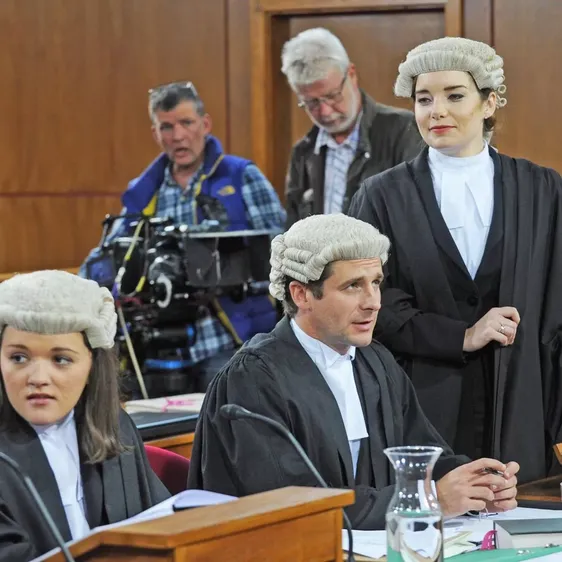
#> input picture 8. Computer Vision with Deep Learning/Chapter 8/b8_face_recognition_p1/data/DimOndGwir01.webp, 562 x 562 px, shrunk from 1200 x 1200 before the run; its folder holds 4 pictures in this run
$ jupyter execute --allow-errors ex0_haar_cascade.ipynb   (shell and % lines are left out)
#> lines starting #> are read from the running program, lines starting #| are printed output that depends on the picture
# Yêu cầu:
1. Sử dụng Haar Cascade Classifier để nhận diện gương mặt trong ảnh
2. Sử dụng các kỹ thuật để remove duplicated bounding boxes

[cell 1]
import cv2
#import matplotlib library
import matplotlib.pyplot as plt
#importing time library for speed comparisons of both classifiers
import time

[cell 2]
def convertToRGB(img):
    return cv2.cvtColor(img, cv2.COLOR_BGR2RGB)

[cell 3]
imgs = []
import os
for img in os.listdir('data'):
    imgs.append('data/'+img)

[cell 4]
import numpy as np

## Haar Cascade Classifier

[cell 5]
img = cv2.imread(imgs[1])
#> img is the input picture: shape (562, 562, 3); mean B, G, R 89.5, 97.2, 109.3
img = convertToRGB(img)
plt.imshow(img)
plt.show()

[cell 6]
gray_img = cv2.cvtColor(img, cv2.COLOR_RGB2GRAY)
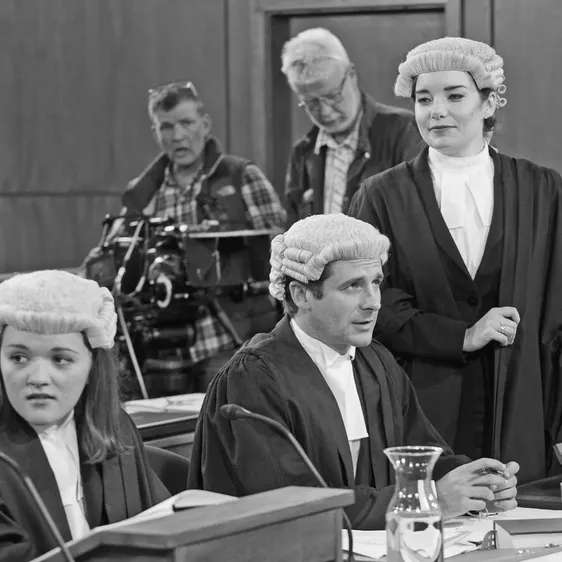
#> gray_img: shape (562, 562); min 0, max 255, mean 100
plt.imshow(gray_img,cmap='gray')
plt.show()

[cell 7]
gray_img.shape
#> Out = (562, 562)

[cell 8]
haar_cascade = cv2.CascadeClassifier('data/haarcascade_frontalface_default.xml')

[cell 9]
faces_rect = haar_cascade.detectMultiScale(gray_img, scaleFactor=1.1, minNeighbors=5)
#> faces_rect = [[149, 101, 62, 62], [325, 255, 80, 80], [400, 65, 82, 82]]

 Higher the values of the “minNeighbors”, less will be the number of false positives, and less error will be in terms of false detection of faces. However, there is a chance of missing some unclear face traces as well.

[cell 10]
faces_rect
#> Out has the same summary as faces_rect

[cell 11]
img.shape
#> Out = (562, 562, 3)

[cell 12]
for (x, y, w, h) in faces_rect:
    cv2.rectangle(img, (x, y), (x+w, y+h), (0, 255, 0), thickness=2)
#> this loop made 3 passes
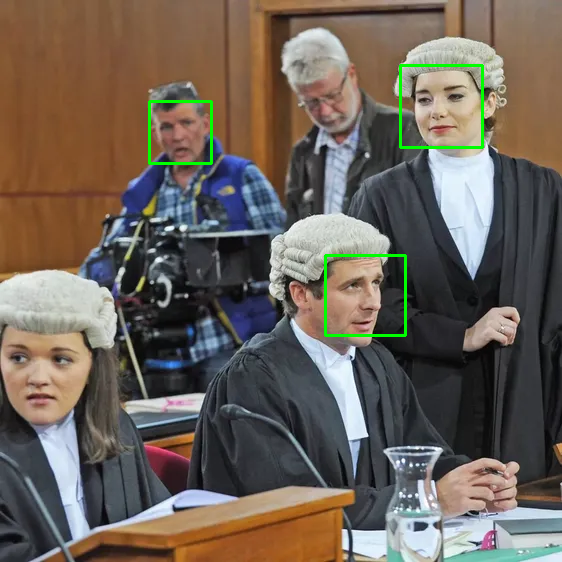
#> img: shape (562, 562, 3); mean R, G, B 108.3, 98.5, 88.6

plt.imshow(img)
plt.show()

## solutions: NMS

[cell 13]
def calculate_iou(bboxes):
    """Calculate Intersection over Union (IoU) for each bounding box pair.

    Args:
        bboxes (ndarray): Array of shape (N, 4) representing the bounding boxes
                          where each row contains x, y, width, height.

    Returns:
        ndarray: Array of shape (N, N) containing the IoU values for each bounding
                 box pair.
    """
    x1 = bboxes[:, 0]
#> x1 = [149, 325, 400]
    y1 = bboxes[:, 1]
#> y1 = [101, 255, 65]
    x2 = x1 + bboxes[:, 2]
#> x2 = [211, 405, 482]
    y2 = y1 + bboxes[:, 3]
#> y2 = [163, 335, 147]

    areas = (x2 - x1 + 1) * (y2 - y1 + 1)
#> areas = [3969, 6561, 6889]
    intersection_areas = np.maximum(0, np.minimum(x2, x2[:, np.newaxis]) - np.maximum(x1, x1[:, np.newaxis]) + 1) * np.maximum(0, np.minimum(y2, y2[:, np.newaxis]) - np.maximum(y1, y1[:, np.newaxis]) + 1)
#> intersection_areas = [[3969, 0, 0], [0, 6561, 0], [0, 0, 6889]]
    union_areas = areas[:, np.newaxis] + areas - intersection_areas
#> union_areas = [[3969, 10530, 10858], [10530, 6561, 13450], [10858, 13450, 6889]]

    iou = intersection_areas / union_areas
#> iou = [[1, 0, 0], [0, 1, 0], [0, 0, 1]]

    return iou

[cell 14]
ious = (calculate_iou(faces_rect))
#> ious = [[1, 0, 0], [0, 1, 0], [0, 0, 1]]

[cell 15]
ious
#> Out = [[1, 0, 0], [0, 1, 0], [0, 0, 1]]

[cell 16]
def find_indices(diagonal_array):
    """Find row and column indices of elements in a diagonal array.

    Args:
        diagonal_array (ndarray): Diagonal array.

    Returns:
        tuple: Tuple containing two ndarrays representing the row indices and column indices.
    """
    mask = np.logical_and(diagonal_array > 0, diagonal_array < 1)
#> mask = [[False, False, False], [False, False, False], [False, False, False]]
    row_indices, col_indices = np.where(mask)
#> row_indices = empty array; col_indices = empty array

    return row_indices, col_indices

[cell 17]
def remove_duplicates(arr_list):
    """Remove duplicate arrays from a list, considering the order of elements.

    Args:
        arr_list (list): List of arrays.

    Returns:
        list: List with duplicates removed.
    """
#> called with arr_list = (empty array, empty array)
    unique_set = set()
#> unique_set = 0 items

    for arr in arr_list:
        sorted_arr = tuple(sorted(arr))
        unique_set.add(sorted_arr)
#> this loop made 2 passes
#> after the loop, unique_set = 1 item

    return [list(arr) for arr in unique_set]

[cell 18]
result = remove_duplicates(find_indices(ious))
#> result = [[]]

#> (a cell that did not finish here is left out)

[cell 20]
faces_rect
#> Out has the same summary as faces_rect
